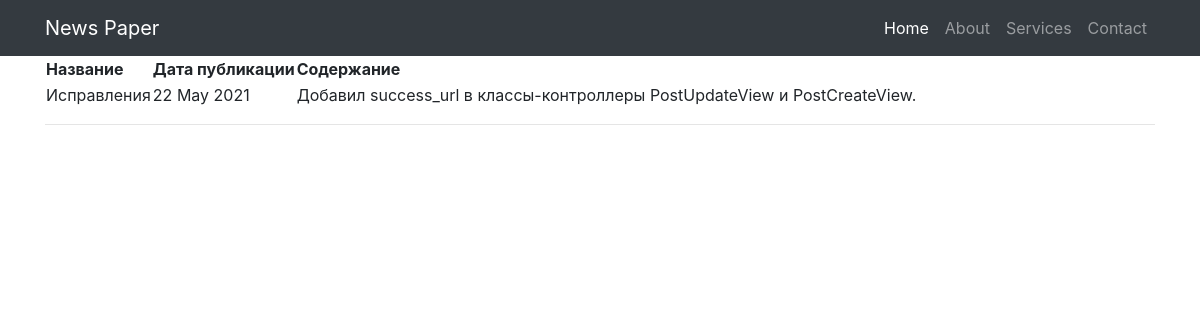
The page /news/2 on the database its author committed.
### news/models.py (models this page shows, shortened)
class Post(models.Model):
    state = 'ST'
    new = 'NE'
    POSITIONS = [
        (state, 'Статья'),
        (new, 'Новость')
    ]
    position = models.CharField(max_length=2,
                                choices=POSITIONS,
                                default=state)
    created = models.DateTimeField(auto_now_add=True)
    post_name = models.CharField(max_length=250)
    content = models.TextField()
    rating_post = models.IntegerField(default=0)
    author = models.ForeignKey(Author, on_delete=models.CASCADE)
    category = models.ManyToManyField(Category, through='PostCategory')

### news/views.py (the view)
# urls.py: path('<int:pk>', PostDetailView.as_view(), name='post'),
class PostDetailView(DetailView):
    template_name = 'post.html' # название шаблона будет product.html
    queryset = Post.objects.all()

### templates/post.html (shortened to what this page needs)
{% extends 'flatpages/default.html' %}
{% block content %}
  <table>
      <thead>
          <th>
              Название
          </th>
          <th>
              Дата публикации
          </th>
          <th>
              Содержание
          </th>
      </thead>
      <tr>
          <td>
              {{ post.post_name }}
          </td>
          <td>
              {{ post.created | date:'d M Y' }}
          </td>
          <td>
              {{ post.content }}
          </td>
      </tr>
  </table>
{% endblock content %}

### rows shown on the page
Post: post_name "Исправления", created "22 May 2021", content "Добавил success_url в классы-контроллеры PostUpdateView и PostCreateView."
